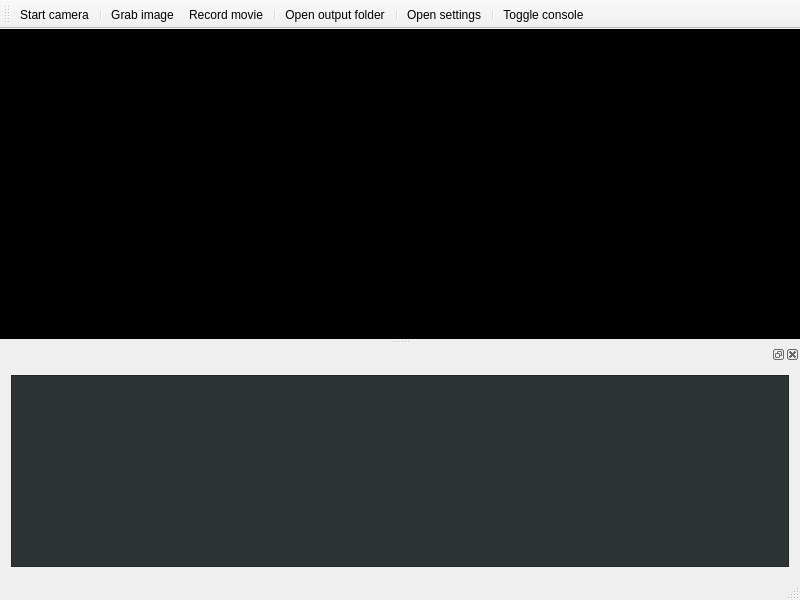
<?xml version="1.0" encoding="UTF-8"?>
<ui version="4.0">
 <class>MainWindow</class>
 <widget class="QMainWindow" name="MainWindow">
  <property name="geometry">
   <rect>
    <x>0</x>
    <y>0</y>
    <width>800</width>
    <height>600</height>
   </rect>
  </property>
  <property name="windowTitle">
   <string>CamGrab</string>
  </property>
  <property name="styleSheet">
   <string notr="true"/>
  </property>
  <widget class="QWidget" name="centralWidget">
   <property name="styleSheet">
    <string notr="true">background-color: rgb(0, 0, 0);</string>
   </property>
   <layout class="QHBoxLayout" name="horizontalLayout">
    <item>
     <widget class="QCameraViewfinder" name="cameraViewFinder" native="true">
      <property name="autoFillBackground">
       <bool>false</bool>
      </property>
      <property name="styleSheet">
       <string notr="true"/>
      </property>
     </widget>
    </item>
   </layout>
  </widget>
  <widget class="QMenuBar" name="menuBar">
   <property name="geometry">
    <rect>
     <x>0</x>
     <y>0</y>
     <width>800</width>
     <height>22</height>
    </rect>
   </property>
  </widget>
  <widget class="QToolBar" name="mainToolBar">
   <property name="styleSheet">
    <string notr="true"/>
   </property>
   <attribute name="toolBarArea">
    <enum>TopToolBarArea</enum>
   </attribute>
   <attribute name="toolBarBreak">
    <bool>false</bool>
   </attribute>
   <addaction name="toggleCamera"/>
   <addaction name="separator"/>
   <addaction name="actionGrabImage"/>
   <addaction name="actionRecordMovie"/>
   <addaction name="separator"/>
   <addaction name="actionOutputFolder"/>
   <addaction name="separator"/>
   <addaction name="actionOpenSettings"/>
   <addaction name="separator"/>
   <addaction name="actionToggleConsole"/>
  </widget>
  <widget class="QStatusBar" name="statusBar"/>
  <widget class="QDockWidget" name="consoleDockWidget">
   <property name="enabled">
    <bool>true</bool>
   </property>
   <attribute name="dockWidgetArea">
    <number>8</number>
   </attribute>
   <widget class="QWidget" name="dockWidgetContents">
    <layout class="QVBoxLayout" name="verticalLayout">
     <item>
      <widget class="QTextEdit" name="consoleOutput">
       <property name="font">
        <font>
         <family>Monospace</family>
         <pointsize>8</pointsize>
        </font>
       </property>
       <property name="autoFillBackground">
        <bool>false</bool>
       </property>
       <property name="styleSheet">
        <string notr="true">background-color: rgb(46, 52, 54);</string>
       </property>
       <property name="readOnly">
        <bool>true</bool>
       </property>
      </widget>
     </item>
    </layout>
   </widget>
  </widget>
  <action name="toggleCamera">
   <property name="checkable">
    <bool>true</bool>
   </property>
   <property name="icon">
    <iconset resource="resources.qrc">
     <normaloff>:/resources/images/switch.png</normaloff>:/resources/images/switch.png</iconset>
   </property>
   <property name="text">
    <string>Start camera</string>
   </property>
  </action>
  <action name="actionOutputFolder">
   <property name="icon">
    <iconset resource="resources.qrc">
     <normaloff>:/resources/images/folder_open.png</normaloff>:/resources/images/folder_open.png</iconset>
   </property>
   <property name="text">
    <string>Open output folder</string>
   </property>
  </action>
  <action name="actionGrabImage">
   <property name="icon">
    <iconset resource="resources.qrc">
     <normaloff>:/resources/images/photo.png</normaloff>:/resources/images/photo.png</iconset>
   </property>
   <property name="text">
    <string>Grab image</string>
   </property>
   <property name="toolTip">
    <string>Grab image</string>
   </property>
  </action>
  <action name="actionRecordMovie">
   <property name="icon">
    <iconset resource="resources.qrc">
     <normaloff>:/resources/images/movie.png</normaloff>:/resources/images/movie.png</iconset>
   </property>
   <property name="text">
    <string>Record movie</string>
   </property>
   <property name="toolTip">
    <string>Record movie</string>
   </property>
  </action>
  <action name="actionOpenSettings">
   <property name="icon">
    <iconset resource="resources.qrc">
     <normaloff>:/resources/images/cogs.png</normaloff>:/resources/images/cogs.png</iconset>
   </property>
   <property name="text">
    <string>Open settings</string>
   </property>
   <property name="toolTip">
    <string>Open settings</string>
   </property>
  </action>
  <action name="actionToggleConsole">
   <property name="checkable">
    <bool>true</bool>
   </property>
   <property name="icon">
    <iconset resource="resources.qrc">
     <normaloff>:/resources/images/shell.png</normaloff>:/resources/images/shell.png</iconset>
   </property>
   <property name="text">
    <string>Toggle console</string>
   </property>
   <property name="toolTip">
    <string>Toggle console</string>
   </property>
  </action>
 </widget>
 <layoutdefault spacing="6" margin="11"/>
 <customwidgets>
  <customwidget>
   <class>QCameraViewfinder</class>
   <extends>QWidget</extends>
   <header location="global">qcameraviewfinder.h</header>
   <container>1</container>
  </customwidget>
 </customwidgets>
 <resources>
  <include location="resources.qrc"/>
 </resources>
 <connections>
  <connection>
   <sender>toggleCamera</sender>
   <signal>triggered(bool)</signal>
   <receiver>MainWindow</receiver>
   <slot>startCamera(bool)</slot>
   <hints>
    <hint type="sourcelabel">
     <x>-1</x>
     <y>-1</y>
    </hint>
    <hint type="destinationlabel">
     <x>199</x>
     <y>149</y>
    </hint>
   </hints>
  </connection>
  <connection>
   <sender>actionToggleConsole</sender>
   <signal>toggled(bool)</signal>
   <receiver>consoleDockWidget</receiver>
   <slot>setVisible(bool)</slot>
   <hints>
    <hint type="sourcelabel">
     <x>-1</x>
     <y>-1</y>
    </hint>
    <hint type="destinationlabel">
     <x>399</x>
     <y>463</y>
    </hint>
   </hints>
  </connection>
 </connections>
 <slots>
  <slot>startCamera(bool)</slot>
 </slots>
</ui>
